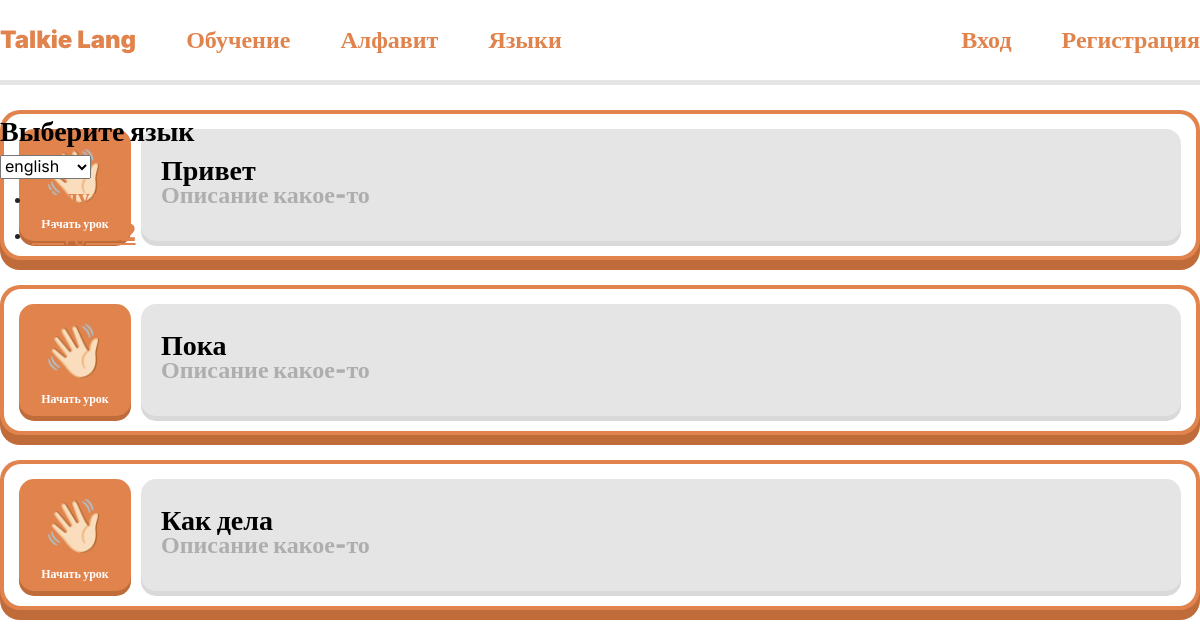
Page /index-t.php on the committed database.
### tables this page shows
CREATE TABLE `modules` (
  `module_id` int NOT NULL,
  `module_name` text NOT NULL,
  `lang_id` int DEFAULT NULL
);

CREATE TABLE `lessons` (
  `lesson_id` int NOT NULL,
  `lesson_name` text NOT NULL,
  `lesson_desc` text NOT NULL,
  `module_id` int DEFAULT NULL
);

### index-t.php (the view, shortened to what this page needs)
<?php
require "connection-db.php";
$langs = mysqli_fetch_all(mysqli_query($conn, "select * from langs"));
$selected_lang = isset($_GET["lang_id"]) ? $_GET["lang_id"] : 1;
$modules = mysqli_fetch_all(mysqli_query($conn, "select * from modules where lang_id = $selected_lang"));
$selected_module = isset($_GET["module_id"]) ? $_GET["module_id"] : $modules[0][0];
$lessons = mysqli_fetch_all(mysqli_query($conn, "select * from lessons where module_id = $selected_module"));
?>
<!DOCTYPE html>
<html lang="en">
<?php include "components/head.php"; ?>
<body>
    <?php include "components/header.php"; ?>
    <main>
        <aside>
            <form id="lang">
                <p class="title1 mb-3">Выберите язык</p>
                <select name="lang_id">
                    <?php foreach ($langs as $lang): ?>
                        <option value="<?= $lang[0] ?>" <?= ($lang[0] == $selected_lang) ? "selected" : "" ?>><?= $lang[1] ?>
                        </option>
                    <?php endforeach ?>
                </select>
            </form>
            <ul>
                <?php foreach ($modules as $module): ?>
                    <li><a href="?lang_id=<?= $selected_lang ?>&module_id=<?= $module[0] ?>" class="title3"><?= $module[1] ?></a></li>
                <?php endforeach ?>
            </ul>
        </aside>
        <div class="container">
            <?php foreach ($lessons as $lesson): ?>
                    <div class="lesson">
                        <div class="lesson-bg">
                            <a href="" class="lesson-emoji">👋🏻<p>Начать урок</p>
                            </a>
                            <div class="lesson-info">
                                <p class="title1"><?=$lesson[1]?></p>
                                <p class="title2"><?=$lesson[2]?></p>
                            </div>
                        </div>
                    </div>
            <?php endforeach ?>
        </div>
    </main>
</body>
</html>

### components/head.php (shortened to what this page needs)
<head>
    <link rel="stylesheet" href="../../css/bootstrap.min.css">
    <link rel="stylesheet" href="../../css/style.css">
</head>

### components/header.php
<header>
    <div class="nav-bar">
        <div>
            <div>
                <a href="/">Talkie Lang</a>
                <a href="">Обучение</a>
                <a href="">Алфавит</a>
                <a href="">Языки</a>
            </div>
            <div>
                <?php if (!isset($_SESSION["id"])): ?>
                    <a href="/auth/">Вход</a>
                    <a href="/register/">Регистрация</a>
                <?php else: ?>
                    <a href="/profile/">Профиль</a>
                <?php endif; ?>
            </div>
        </div>
    </div>
</header>

### css/style.css (style rules this page uses)
* { transition: 0.15s ease-out; }
:root { --main-color: #e0834d; --main-color-shadow: #c06b3a; --main-color-light: rgb(235, 155, 109); --green-color: #4de06d; --green-color-shadow: #2db64b; --red-color: #e0524d; --red-color-shadow: #b6362d; --bg-color: #0f0f0f; --bg-secondary: #1a1a1a; }
body { font-family: inter; }
p { margin: 0; }
header { height: 85px; }
.nav-bar { width: 100%; position: fixed; height: 85px; display: flex; justify-content: center; align-items: center; box-sizing: border-box; border-bottom: 5px solid #e5e5e5; background-color: white; }
.nav-bar>div { width: 1280px; display: flex; justify-content: space-between; align-items: center; }
.nav-bar>div div { display: flex; align-items: center; gap: 50px; }
.nav-bar>div div a { color: var(--main-color); text-decoration: none; font-weight: 900; font-size: 24px; }
.container { max-width: 1280px; display: flex; flex-direction: column; gap: 25px; padding-left: 0; padding-right: 0; }
.lesson { height: 150px; padding: 4px; border-radius: 20px; background-color: var(--main-color); display: flex; justify-content: center; align-items: center; box-shadow: 0px 10px 0px var(--main-color-shadow); }
.lesson-bg { border-radius: 17px; padding: 15px; width: 100%; height: 100%; background-color: white; display: flex; justify-content: space-around; gap: 10px; }
.lesson-emoji { text-decoration: none; font-size: 52px; border-radius: 15px; aspect-ratio: 1 / 1; background-color: var(--main-color); box-shadow: 0px 5px 0px var(--main-color-shadow); display: flex; flex-direction: column; justify-content: center; align-items: center; transition: 0.25s ease-out; box-sizing: border-box; border: 1px solid rgba(255, 255, 255, 0); }
.lesson-emoji p { color: white; font-size: 12px; font-weight: 900; text-align: center; transition: 0.15s ease-out; }
.lesson-info { padding: 20px; border-radius: 15px; width: 100%; background-color: #e5e5e5; box-shadow: 0px 5px 0px #D9D9D9; }
.title1 { color: black; height: 28px; font-size: 28px; font-weight: 900; }
.title2 { height: 24px; font-size: 24px; color: #aeaeae; font-weight: 900; }
.title3 { height: 24px; font-size: 24px; color: var(--main-color); font-weight: 900; }
main { padding: 25px 0; }
aside { position: fixed; }

### rows in the picture
modules: module_name "Модуль 1"
modules: module_name "Модуль 2"
lessons: lesson_name "Привет", lesson_desc "Описание какое-то"
lessons: lesson_name "Пока", lesson_desc "Описание какое-то"
lessons: lesson_name "Как дела", lesson_desc "Описание какое-то"

### other values in the picture
form field lang_id "english"
